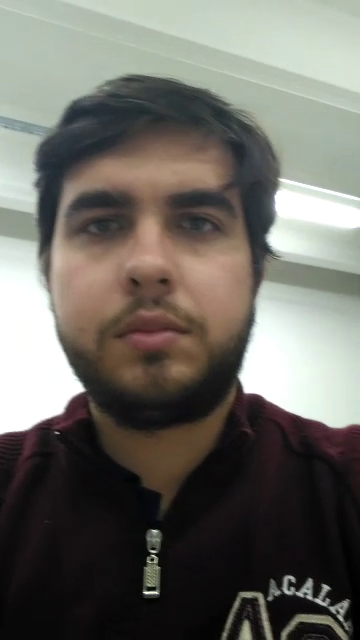
#> input picture frame 32 of segundo_bimestre/prova/video/01.mp4, 360 x 640 px
$ python questao02.py
#> lines starting #> are read from the running program, lines starting #| are printed output that depends on the picture; after the words box and inside, x2 and y2 are one past the last pixel; in counts of white or black regions, pixels touching at a corner belong together
#!/usr/local/bin/python3

import cv2
import numpy as np

if __name__ == '__main__':
    capture = cv2.VideoCapture('video/01.mp4')
    mascara_morfologia_a = np.ones((10, 10), np.uint8)
    mascara_morfologia_b = np.ones((8, 8), np.uint8)

    B = 0
    G = 1
    R = 2

    while(capture.isOpened()):
        ret, frame = capture.read()
#> frame is the input picture: shape (640, 360, 3); mean B, G, R 100.5, 107.2, 109.1
        frame = cv2.pyrDown(frame)
#> frame: shape (320, 180, 3)

        # criar copia do frame
        img_copia = frame
        linhas, colunas, z = img_copia.shape
#> linhas = 320; colunas = 180; z = 3

        # criar uma imgem vazia
        mascara = np.ones((linhas, colunas), np.uint8)

        for i in range(1, linhas-1):
            for j in range(1, colunas-1):
                if frame.item(i, j, R) > 95 \
                    and frame.item(i, j, G) > 40 \
                    and frame.item(i, j, B) > 20 \
                    and (frame.item(i, j, R) - frame.item(i, j, G)) > 15 \
                    and frame.item(i, j, R) > frame.item(i, j, G) \
                    and frame.item(i, j, R) > frame.item(i, j, B):
                        mascara.itemset((i , j), 255)
                else:
                    mascara.itemset((i, j), 0)
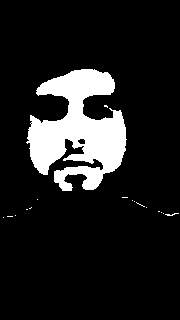
#> mascara: shape (320, 180); min 0, max 255, mean 31.3

        mascara = cv2.erode(mascara, mascara_morfologia_a, iterations=1)
        mascara = cv2.dilate(mascara, mascara_morfologia_b, iterations=5)
        mascara = cv2.erode(mascara, mascara_morfologia_a, iterations=1)

        for i in range(1, linhas-1):
            for j in range(1, colunas-1):
                for k in range(0, z):
                    if mascara.item(i, j) != 0:
                        img_copia.itemset((i, j, k), frame.item(i, j, k))
                    else:
                        img_copia.itemset((i, j, k), 0)
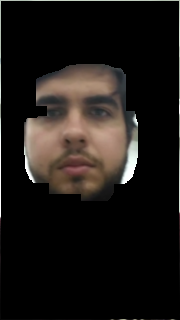
#> frame: shape (320, 180, 3); mean B, G, R 21.3, 24.1, 28.1

        cv2.imshow('original', img_copia)
        cv2.imshow('binario', mascara)
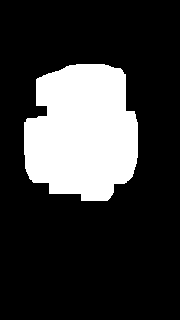
#> window 'binario': shape (320, 180); 21.9% white; 1 white region, box (x1, y1, x2, y2) and area: (24, 64, 138, 201) 12593
        #print(f'X:{linhas} Y:{colunas}')
        cv2.waitKey(30)

    capture.release()
    cv2.destroyAllWindows()
